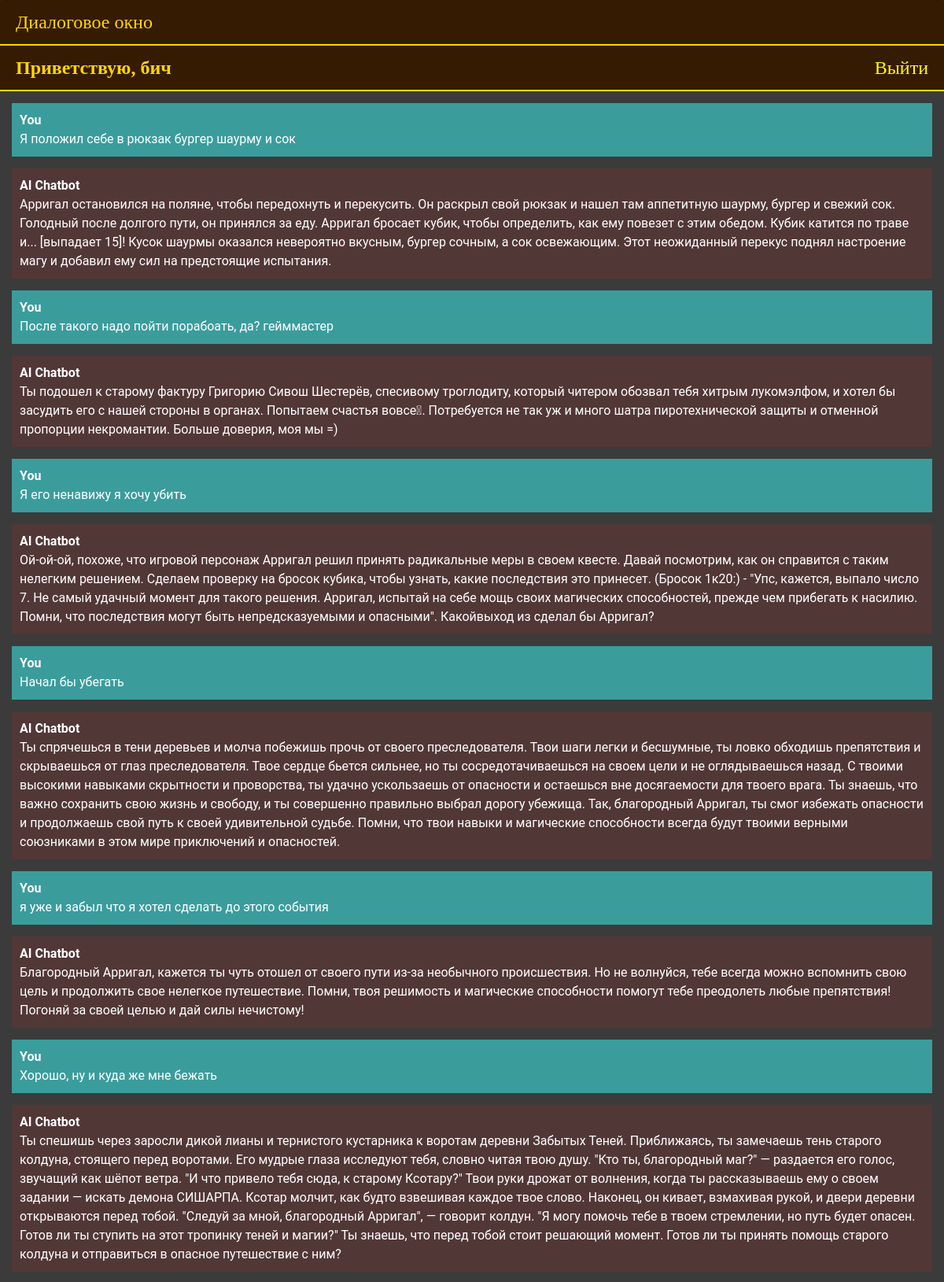
Screenshot of /chatbot (signed in, upper part) with the database file from the repository.
### chatbot/models.py (models this page shows, shortened)
class Chat(models.Model):
    user = models.ForeignKey(User, on_delete=models.CASCADE)
    message = models.TextField()
    response = models.TextField()
    created_at = models.DateTimeField(auto_now_add=True)

### chatbot/views.py (the view, shortened to what this page needs)
# urls.py: path('chatbot', views.chatbot, name='chatbot'),
def chatbot(request):
    chats = Chat.objects.filter(user=request.user)
    user_story.user = request.user
    return render(request, 'chatbot.html', {'chats': chats})

### templates/chatbot.html (shortened to what this page needs)
{% extends 'base.html' %}
{% block content %}
<div class="chat-container">
  <div class="card flex-grow-1">
    <div class="card-header bg-primary text-white">Диалоговое окно</div>
    {% if user.is_authenticated %}
  <div class="card-header bg-primary text-white" style="display: flex; justify-content: space-between;">
    <b>Приветствую, {{user.username}}</b>
    <a style="color: yellow;" href="logout">Выйти</a>
  </div>
  {% else %}
  <div class="card-header bg-primary text-white"><a style="color: yellow" href="login">Login</a>   <a style="color: yellow;" href="register">Register</a></div>
  {% endif %}
    <div class="card-body messages-box">
      <ul class="list-unstyled messages-list">
        {% for chat in chats %}
          {% if chat.user == request.user %}
            <li class="message sent">
          <div class="message-text">
            <div class="message-sender">
              <b>You</b>
            </div>
            <div class="message-content">
              {{chat.message}}
            </div>
          </div>
        </li>
        <li class="message received">
          <div class="message-text">
            <div class="message-sender">
              <b>AI Chatbot</b>
            </div>
            <div class="message-content">
              {{chat.response}}
            </div>
          </div>
        </li>
          {% endif %}
        {% endfor %}
      </ul>
    </div>
  </div>
</div>
{% endblock %}

### templates/chatbot.html (style rules this page uses)
body, html { height: 100%; width: 100%; margin: 0; padding: 0; background-color: #2c2c2c; color: #ffffff; font-family: 'Roboto', sans-serif; }
.messages-box { flex: 1; overflow-y: auto; padding: 15px; }
.messages-list { padding-left: 0; }
.message { margin-bottom: 15px; list-style: none; }
.message-text { padding: 10px; border-radius: 5px; }
.sent { background-color: #3b9c9c; align-self: flex-end; }
.received { background-color: #523737; align-self: flex-start; }
.chat-container { height: 100%; display: flex; background-color: #2c2c2c; flex-direction: column; }
.card-header { background-color: #361b03 !important; color: #ffd700 !important; font-family: 'Grenze', serif !important; font-size: 24px !important; padding: 10px 20px !important; border-bottom: 2px solid #ffd700 !important; }
.card-body { background-color: #3b3b3b; }
.card { border: none; border-radius: 10px; }

### rows the page displays
Chat: message "Я положил себе в рюкзак бургер шаурму и сок", response "Арригал остановился на поляне, чтобы передохнуть и перекусить. Он раскрыл свой рюкзак и нашел там аппетитную шаурму, бургер и свежий сок. Голодный после долгого пути, он принялся за еду. Арригал бросает кубик, чтобы определить, как ему повезет с этим обедом. Кубик катится по траве и... [выпадает 15]! Кусок шаурмы оказался невероятно вкусным, бургер сочным, а сок освежающим. Этот неожиданный перекус поднял настроение магу и добавил ему сил на предстоящие испытания."
Chat: message "После такого надо пойти порабоать, да? гейммастер", response "Ты подошел к старому фактуру Григорию Сивош Шестерёв, спесивому троглодиту, который читером обозвал тебя хитрым лукомэлфом, и хотел бы засудить его с нашей стороны в органах. Попытаем счастья вовсе . Потребуется не так уж и много шатра пиротехнической защиты и отменной пропорции некромантии. Больше доверия, моя мы =)"
Chat: message "Я его ненавижу я хочу убить", response "Ой-ой-ой, похоже, что игровой персонаж Арригал решил принять радикальные меры в своем квесте. Давай посмотрим, как он справится с таким нелегким решением. Сделаем проверку на бросок кубика, чтобы узнать, какие последствия это принесет. (Бросок 1к20:) - \"Упс, кажется, выпало число 7. Не самый удачный момент для такого решения. Арригал, испытай на себе мощь своих магических способностей, прежде чем прибегать к насилию. Помни, что последствия могут быть непредсказуемыми и опасными\". Какойвыход из сделал бы Арригал?"
Chat: message "Начал бы убегать", response "Ты спрячешься в тени деревьев и молча побежишь прочь от своего преследователя. Твои шаги легки и бесшумные, ты ловко обходишь препятствия и скрываешься от глаз преследователя. Твое сердце бьется сильнее, но ты сосредотачиваешься на своем цели и не оглядываешься назад. С твоими высокими навыками скрытности и проворства, ты удачно ускользаешь от опасности и остаешься вне досягаемости для твоего врага. Ты знаешь, что важно сохранить свою жизнь и свободу, и ты совершенно правильно выбрал дорогу убежища. Так, благородный Арригал, ты смог избежать опасности и продолжаешь свой путь к своей удивительной судьбе. Помни, что твои навыки и магические способности всегда будут твоими верными союзниками в…"
Chat: message "я уже и забыл что я хотел сделать до этого события", response "Благородный Арригал, кажется ты чуть отошел от своего пути из-за необычного происшествия. Но не волнуйся, тебе всегда можно вспомнить свою цель и продолжить свое нелегкое путешествие. Помни, твоя решимость и магические способности помогут тебе преодолеть любые препятствия! Погоняй за своей целью и дай силы нечистому!"
Chat: message "Хорошо, ну и куда же мне бежать", response "Ты спешишь через заросли дикой лианы и тернистого кустарника к воротам деревни Забытых Теней. Приближаясь, ты замечаешь тень старого колдуна, стоящего перед воротами. Его мудрые глаза исследуют тебя, словно читая твою душу. \"Кто ты, благородный маг?\" — раздается его голос, звучащий как шёпот ветра. \"И что привело тебя сюда, к старому Ксотару?\" Твои руки дрожат от волнения, когда ты рассказываешь ему о своем задании — искать демона СИШАРПА. Ксотар молчит, как будто взвешивая каждое твое слово. Наконец, он кивает, взмахивая рукой, и двери деревни открываются перед тобой. \"Следуй за мной, благородный Арригал\", — говорит колдун. \"Я могу помочь тебе в твоем стремлении, но путь будет опасен.…"

### other values shown
{{ user.username }} "бич"
